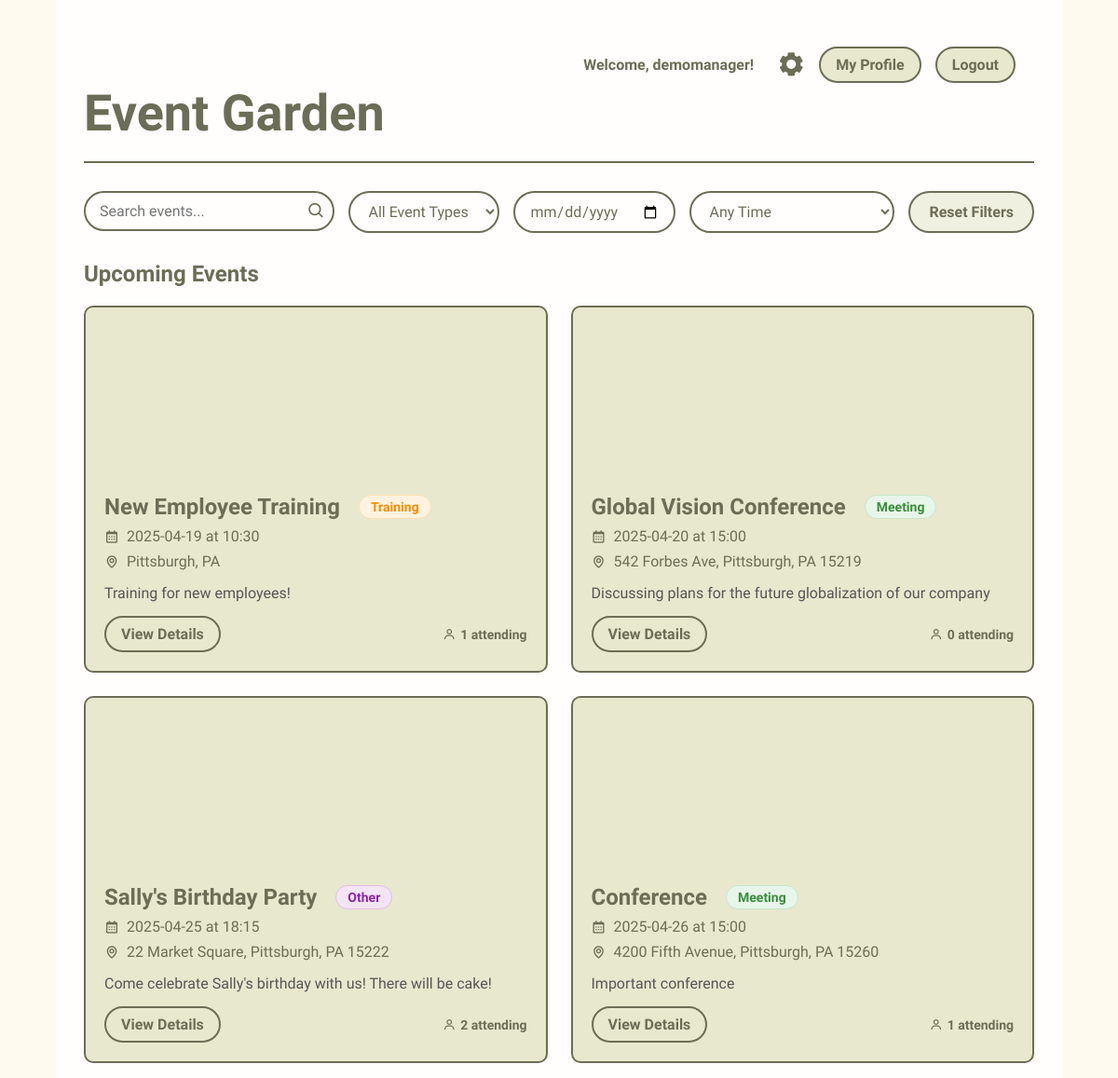
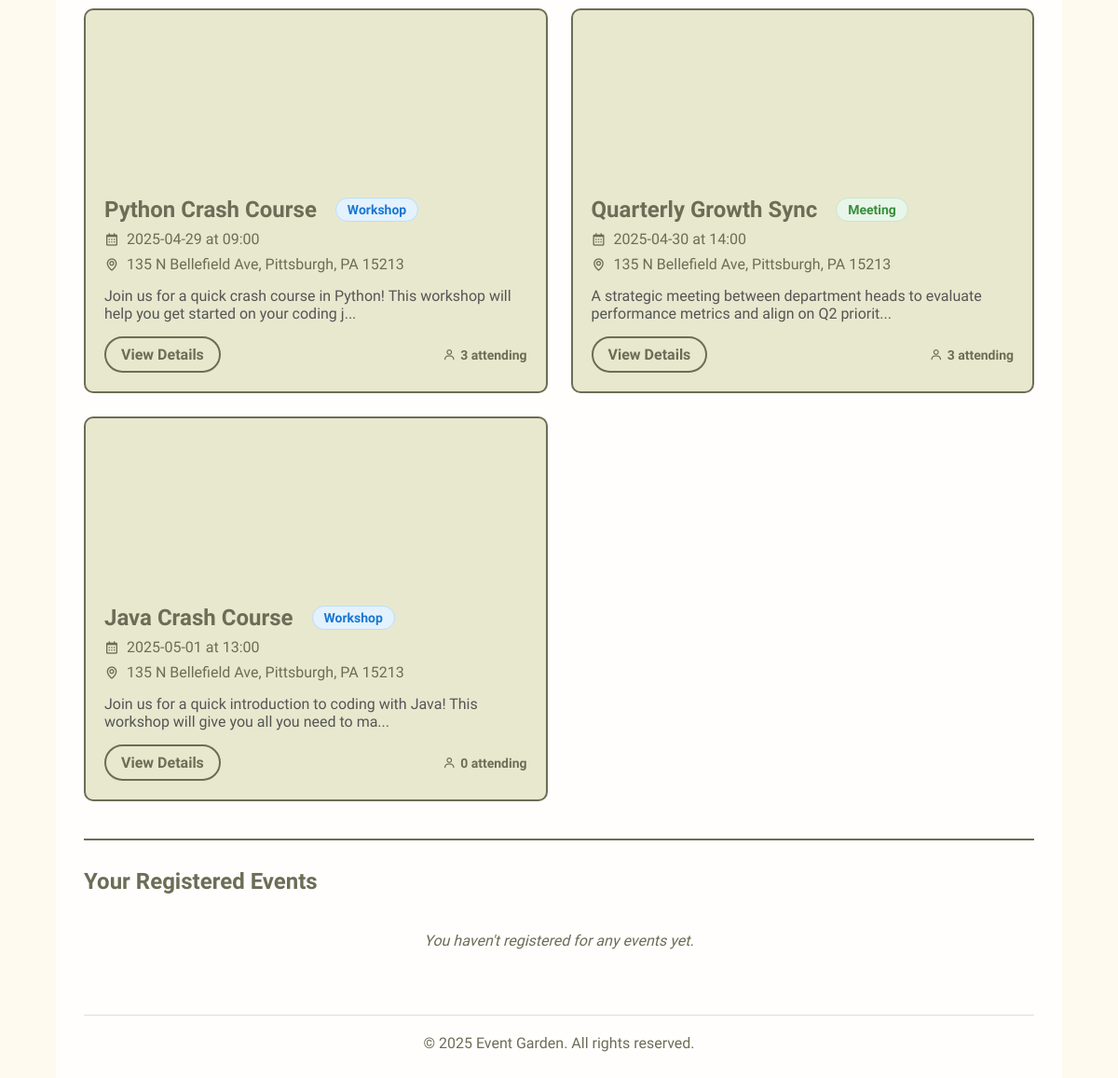
Page / (signed in) on the committed database (2 pictures, top to bottom).
### main.py (models this page shows, shortened)
class User(db.Model):
    id = db.Column(db.Integer, primary_key=True)
    username = db.Column(db.String(80), unique=True, nullable=False)
    email = db.Column(db.String(120), unique=True, nullable=False)
    password_hash = db.Column(db.String(128), nullable=False)
    role = db.Column(db.String(20), default='user')
    created_at = db.Column(db.DateTime, default=datetime.utcnow)
    registered_events = db.relationship(
        'Event',
        secondary=registrations,
        backref=db.backref('attendees', lazy='dynamic')
    )
    managed_events = db.relationship('Event', backref='manager', foreign_keys='Event.manager_id')

class Event(db.Model):
    id = db.Column(db.Integer, primary_key=True)
    title = db.Column(db.String(100), nullable=False)
    description = db.Column(db.Text, nullable=False)
    date = db.Column(db.String(20), nullable=False)
    time = db.Column(db.String(20), nullable=False)
    location = db.Column(db.String(120), nullable=False)
    event_type = db.Column(db.String(20), nullable=False, default='other')  # New field
    manager_id = db.Column(db.Integer, db.ForeignKey('user.id'), nullable=False)
    created_at = db.Column(db.DateTime, default=datetime.utcnow)
    @property
    def total_attendees(self):
        total = db.session.scalar(
            select(func.sum(registrations.c.num_attendees))
            .where(registrations.c.event_id == self.id)
        )
        return total if total else 0

### main.py (the view)
@app.route('/')
def home():
    if 'username' not in session:
        return redirect(url_for('userlogin'))
    user = User.query.filter_by(username=session['username']).first()
    registered_events = user.registered_events if user else []
    all_events = Event.query.order_by(Event.date.asc()).all()
    if user.role == 'user':
        upcoming_events = [event for event in all_events if not event.is_past_event()]
    else:
        upcoming_events = all_events
    return render_template('landing.html',
                           events=upcoming_events,
                           registered_events=registered_events)

### templates/landing.html (shortened to what this page needs)
<!DOCTYPE html>
<html lang="en">
<head>
    <link rel="stylesheet" href="{{ url_for('static', filename='styles.css') }}">
    <link href='https://unpkg.com/boxicons@2.1.4/css/boxicons.min.css' rel='stylesheet'>
</head>
<body>
    <div class="dashboard-container">
        <header class="dashboard-header">
            <h1>Event Garden</h1>
            <div class="user-controls">
                <span>Welcome, {{ session.username }}!</span>
                <a href="{{ url_for('user_profile') }}" class="button">My Profile</a>
                <a href="{{ url_for('usersettings') }}" title="Settings"><i class='bx bxs-cog'></i></a>
                <a href="{{ url_for('logout') }}" class="button">Logout</a>
            </div>
        </header>
        <main>
            <section class="search-section">
                <div class="filter-controls">
                    <div class="search-box">
                        <input type="text" id="searchInput" placeholder="Search events..." value="{{ request.args.get('query', '') }}">
                        <button type="button" id="searchButton"><i class='bx bx-search'></i></button>
                    </div>
                    <div class="filters">
                        <select name="event_type" id="eventTypeFilter">
                            <option value="">All Event Types</option>
                        </select>
                        <input type="date" name="event_date" id="dateFilter">
                        <select name="time_filter" id="timeFilter">
                            <option value="">Any Time</option>
                        </select>
                    </div>
                    <button id="resetFilters" class="button">Reset Filters</button>
                </div>
            </section>
            <section class="events-section">
                <h2>Upcoming Events</h2>
                {% if events %}
                <div class="events-grid">
                    {% for event in events %}
                    <div class="event-card"
                         data-event-type="{{ event.event_type }}"
                         data-event-date="{{ event.date }}"
                         data-event-time="{{ event.time }}"
                         data-event-title="{{ event.title.lower() }}"
                         data-event-description="{{ event.description.lower() }}">
                        <div class="event-image" style="background-image: url('/static/default-event.jpg');"></div>
                        <div class="event-details">
                            <div class="event-header">
                                <h1>{{ event.title }}</h1>
                                <span class="event-type-badge {{ event.event_type }}">
                                    {{ event.event_type|capitalize }}
                                </span>
                            </div>
                            <p><i class='bx bx-calendar'></i> {{ event.date }} at {{ event.time }}</p>
                            <p><i class='bx bx-map'></i> {{ event.location }}</p>
                            <p class="event-description">{{ event.description[:100] }}{% if event.description|length > 100 %}...{% endif %}</p>
                            <div class="event-actions">
                                <a href="{{ url_for('event_details', event_id=event.id) }}" class="button">View Details</a>
                                <span class="attendees">
                                    <i class='bx bx-user'></i> {{ event.total_attendees }} attending
                                </span>
                            </div>
                        </div>
                    </div>
                    {% endfor %}
                </div>
                {% else %}
                <div class="no-events">
                    <p>No upcoming events found.</p>
                </div>
                {% endif %}
            </section>
            <section class="registered-events-section">
                <h2>Your Registered Events</h2>
                {% if registered_events %}
                    <div class="events-grid">
                        {% for event in registered_events %}
                        <div class="event-card"
                             data-event-type="{{ event.event_type }}"
                             data-event-date="{{ event.date }}"
                             data-event-title="{{ event.title.lower() }}"
                             data-event-description="{{ event.description.lower() }}">
                            <div class="event-image" style="background-image: url('/static/default-event.jpg');"></div>
                            <div class="event-details">
                                <div class="event-header">
                                    <h1>{{ event.title }}</h1>
                                    <span class="event-type-badge {{ event.event_type }}">
                                        {{ event.event_type|capitalize }}
                                    </span>
                                </div>
                                <p><i class='bx bx-calendar'></i> {{ event.date }} at {{ event.time }}</p>
                                <p><i class='bx bx-map'></i> {{ event.location }}</p>
                                <div class="event-actions">
                                    <form method="POST" action="{{ url_for('unregister_from_event', event_id=event.id) }}"
                                          onsubmit="return confirm('Are you sure you want to unregister from this event?');">
                                        <button type="submit" class="button danger">
                                            <i class='bx bx-user-x'></i> Unregister
                                        </button>
                                    </form>
                                    <span class="attendees">
                                        <i class='bx bx-user'></i> {{ event.total_attendees }} attending
                                    </span>
                                </div>
                            </div>
                        </div>
                        {% endfor %}
                    </div>
                {% else %}
                    <div class="no-registered-events">
                        <p>You haven't registered for any events yet.</p>
                    </div>
                {% endif %}
            </section>
        </main>
        <footer>
            <p>&copy; 2025 Event Garden. All rights reserved.</p>
        </footer>
    </div>
</body>
</html>

### static/styles.css (style rules this page uses)
* { margin: 0; padding: 0; font-family: "Winky Sans", sans-serif; box-sizing: border-box; }
body { background: url("floralBackground.jpg") no-repeat center; background-size: cover; color: #6c6d56; min-height: 100vh; display: flex; justify-content: center; align-items: center; }
h1, h2, h3 { color: #6c6d56; }
.button { display: inline-block; padding: 12px 24px; background: #e8e8cf; border: 2px solid #6c6d56; border-radius: 30px; cursor: pointer; font-size: 16px; font-weight: 600; color: #6c6d56; text-align: center; transition: all 0.3s ease; text-decoration: none; }
.user-controls i { font-size: 30px; color: #6c6d56; }
.dashboard-container { max-width: 90%; min-width: 60%; margin: 0 auto; padding: 20px; background-color: rgba(255, 255, 255, 0.9); min-height: 100vh; height: 80vh; overflow-y: auto; }
.dashboard-header { display: flex; justify-content: space-between; align-items: center; margin-bottom: 30px; padding-bottom: 20px; border-bottom: 2px solid #6c6d56; }
.dashboard-header h1 { font-size: 54px; font-family: "Charm", cursive; }
.user-controls { display: flex; gap: 15px; align-items: center; }
.user-controls span { font-weight: 600; color: #6c6d56; }
.search-section { margin-bottom: 30px; }
.search-box { flex-grow: 1; position: relative; }
.search-box input { width: 100%; padding: 12px 20px; border-radius: 30px; border: 2px solid #6c6d56; }
.search-box button { position: absolute; right: 10px; top: 50%; transform: translateY(-50%); background: none; border: none; font-size: 20px; cursor: pointer; }
.filters { display: flex; gap: 15px; }
.filters select, .filters input { padding: 10px; border-radius: 5px; border: 2px solid #6c6d56; }
.events-section { margin-bottom: 40px; }
.events-section h2 { margin-bottom: 20px; color: #6c6d56; }
.events-grid { display: grid; grid-template-columns: repeat(auto-fill, minmax(350px, 1fr)); gap: 25px; }
.event-card { background: #e8e8cf; border-radius: 10px; overflow: hidden; border: 2px solid #6c6d56; transition: transform 0.3s ease; }
.event-image { height: 180px; background-size: cover; background-position: center; }
.event-details { padding: 20px; }
.event-details p { margin: 8px 0; display: flex; align-items: center; gap: 8px; }
.event-description { margin: 15px 0 !important; color: #555; }
.event-actions { display: flex; justify-content: space-between; align-items: center; margin-top: 15px; }
.attendees { font-size: 14px; color: #6c6d56; }
footer { text-align: center; margin-top: 50px; padding-top: 20px; border-top: 1px solid #ddd; }
.event-type-badge { display: inline-block; padding: 4px 12px; border-radius: 20px; font-size: 14px; font-weight: 600; margin-left: 10px; text-transform: capitalize; }
.event-type-badge.workshop { background-color: #e3f2fd; color: #1976d2; border: 1px solid #bbdefb; }
.event-type-badge.meeting { background-color: #e8f5e9; color: #388e3c; border: 1px solid #c8e6c9; }
.event-type-badge.training { background-color: #fff3e0; color: #fb8c00; border: 1px solid #ffe0b2; }
.event-type-badge.other { background-color: #f3e5f5; color: #8e24aa; border: 1px solid #e1bee7; }
.event-header { display: flex; align-items: center; flex-wrap: wrap; gap: 10px; }
input[type="date"], input[type="time"] { width: 100%; padding: 10px; border: 1px solid #ddd; border-radius: 4px; }
.dashboard-container { padding: 30px; }
.user-controls { display: flex; align-items: center; gap: 15px; position: absolute; top: 20px; right: 20px; }
.user-controls span { font-weight: 600; color: #6c6d56; order: 1; }
.user-controls a[href*="usersettings"] { order: 2; margin-left: 10px; }
.user-controls a:not([href*="usersettings"]) { order: 3; }
.dashboard-header { position: relative; padding-top: 60px; padding-bottom: 20px; margin-bottom: 30px; border-bottom: 2px solid #6c6d56; }

### rows in the picture
User: username "demomanager"
Event: title "New Employee Training", event_type "Training", date "2025-04-19", time "10:30", location "Pittsburgh, PA", description "Training for new employees!", total_attendees "1"
Event: title "Global Vision Conference", event_type "Meeting", date "2025-04-20", time "15:00", location "542 Forbes Ave, Pittsburgh, PA 15219", description "Discussing plans for the future globalization of our company", total_attendees "0"
Event: title "Sally's Birthday Party", event_type "Other", date "2025-04-25", time "18:15", location "22 Market Square, Pittsburgh, PA 15222", description "Come celebrate Sally's birthday with us! There will be cake!", total_attendees "2"
Event: title "Conference", event_type "Meeting", date "2025-04-26", time "15:00", location "4200 Fifth Avenue, Pittsburgh, PA 15260", description "Important conference", total_attendees "1"
Event: title "Python Crash Course", event_type "Workshop", date "2025-04-29", time "09:00", location "135 N Bellefield Ave, Pittsburgh, PA 15213", description "Join us for a quick crash course in Python! This workshop will help you get started on your coding j", total_attendees "3"
Event: title "Quarterly Growth Sync", event_type "Meeting", date "2025-04-30", time "14:00", location "135 N Bellefield Ave, Pittsburgh, PA 15213", description "A strategic meeting between department heads to evaluate performance metrics and align on Q2 priorit", total_attendees "3"
Event: title "Java Crash Course", event_type "Workshop", date "2025-05-01", time "13:00", location "135 N Bellefield Ave, Pittsburgh, PA 15213", description "Join us for a quick introduction to coding with Java! This workshop will give you all you need to ma", total_attendees "0"
